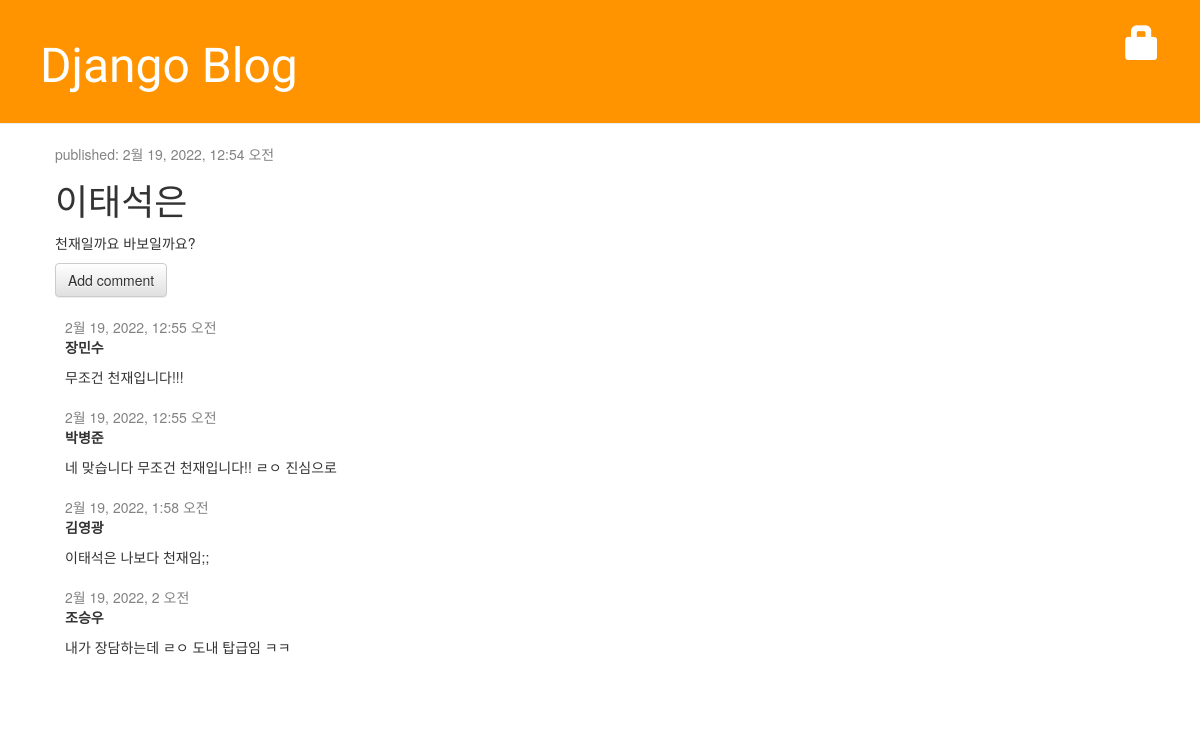
Page /blog/post/13 on the committed database.
### blog/models.py (models this page shows, shortened)
class Post(models.Model):
    author = models.ForeignKey('auth.User', on_delete=models.CASCADE)
    title = models.CharField(max_length=200, validators=[min_length_2_validator])
    text = models.TextField()
    created_date = models.DateTimeField(default=timezone.now)
    published_date = models.DateTimeField(blank=True, null=True)

class Comment(models.Model):
    post = models.ForeignKey('blog.Post', on_delete=models.CASCADE, related_name='comments')
    author = models.CharField(max_length=200)
    text = models.TextField()
    created_date = models.DateTimeField(default=timezone.now)
    approved_comment = models.BooleanField(default=False)

### blog/views.py (the view)
# urls.py: path('post/<int:pk>', views.post_detail, name='post_detail'),
def post_detail(request,pk):
    post = get_object_or_404(Post, pk=pk)
    return render(request, 'blog/post_detail.html', {'post_key': post})

### blog/templates/blog/post_detail.html (shortened to what this page needs)
{% extends 'blog/base.html' %}
{% block content %}
    <div class="post">
        <div class="date">
            <p>published: {{ post_key.published_date }}</p>
        </div>
        <h1>{{ post_key.title }}</h1>
        <p>{{ post_key.text| linebreaksbr }}</p>
        <a class="btn btn-default" href="{% url 'add_comment_to_post' pk=post_key.pk %}">
            Add comment
        </a>
        {% for comment in post_key.comments.all %}
            {% if user.is_authenticated or comment.approved_comment %}
            <div class="comment">
                <div class="date"> {{ comment.created_date }}
                </div>
                <strong>{{ comment.author }}</strong>
                <p>{{ comment.text|linebreaks }}</p>
            </div>
            {% endif %}
        {% empty %}
            <p class="errorlist">No comments here yet :(</p>
        {% endfor %}
    </div>
{% endblock %}

### blog/static/css/blog.css (style rules this page uses)
h1, h2, h3, h4 { font-family: 'Lobster', cursive; }
.date { color: #828282; }
.post { margin-bottom: 70px; }
.comment { margin: 20px 0px 0px 10px; }

### rows in the picture
Post: published_date "2월 19, 2022, 12:54 오전", title "이태석은", text "천재일까요 바보일까요?"
Comment: created_date "2월 19, 2022, 12:55 오전", author "장민수", text "무조건 천재입니다!!!"
Comment: created_date "2월 19, 2022, 12:55 오전", author "박병준", text "네 맞습니다 무조건 천재입니다!! ㄹㅇ 진심으로"
Comment: created_date "2월 19, 2022, 1:58 오전", author "김영광", text "이태석은 나보다 천재임;;"
Comment: created_date "2월 19, 2022, 2 오전", author "조승우", text "내가 장담하는데 ㄹㅇ 도내 탑급임 ㅋㅋ"
